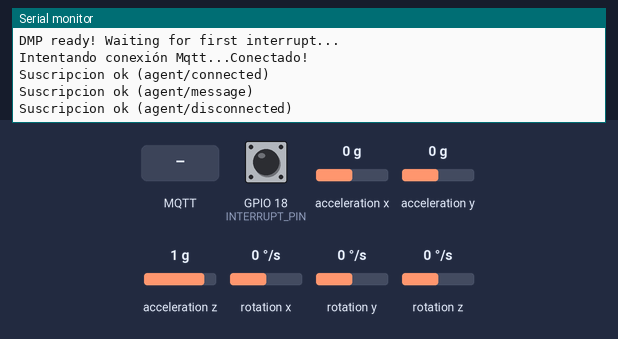
A sketch run on a simulated ESP32. Shown: the last lines printed to the serial monitor. The test bench sets the inputs (shaded band); at power-on: GPIO 18 (INTERRUPT_PIN) LOW, acceleration x 0 g, acceleration y 0 g, acceleration z 1 g, rotation x 0 °/s, rotation y 0 °/s, rotation z 0 °/s. WiFi joins after 1.5 s; servers stay silent unless stated; the sensor or clock chip raises its interrupt line as the real part does; no MQTT or app messages arrive unless stated.

Above: at 3.2 s.
3.3 s: MQTT message "isca1999" arrives on the first subscribed topic
At 4.3 s:
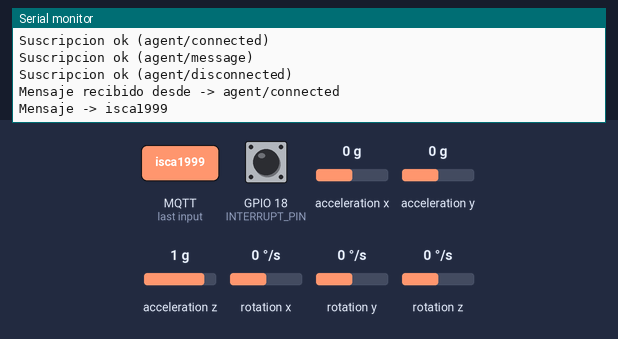
4.8 s: MQTT message "1" arrives on the first subscribed topic
At 5.3 s:
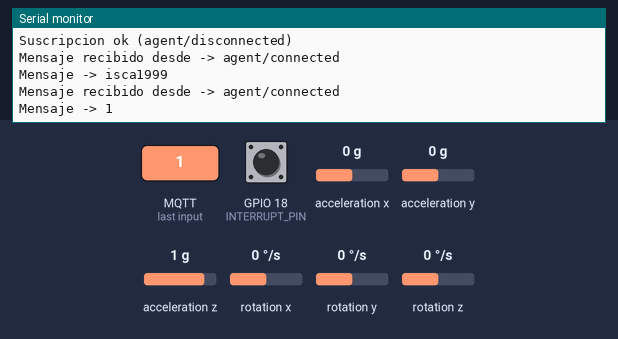
6.3 s: MQTT message "on" arrives on the first subscribed topic
At 7.5 s:
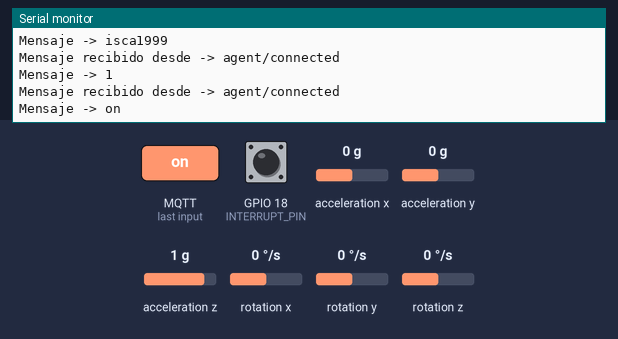
7.8 s: MQTT message "off" arrives on the first subscribed topic
At 8.5 s:
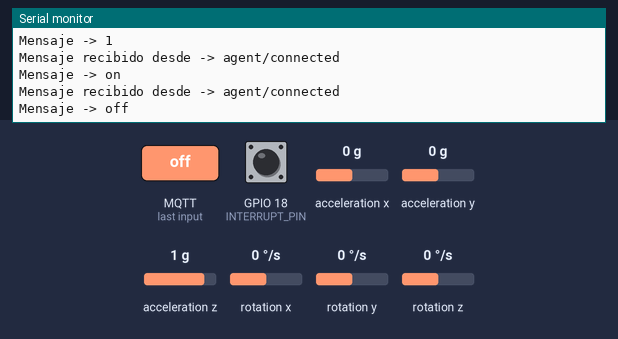
9.3 s: MQTT message "isca1999" arrives on the second subscribed topic
At 10.5 s:
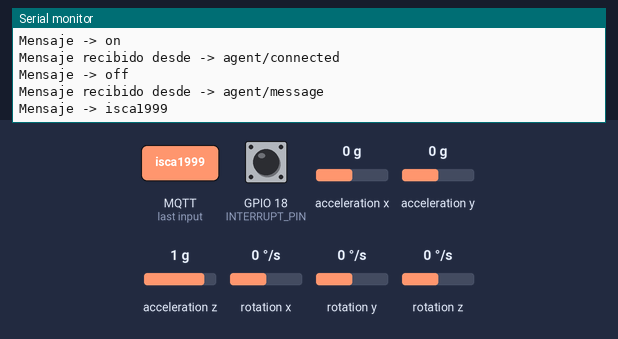
10.8 s: MQTT message "isca1999" arrives on the third subscribed topic
At 11.7 s:
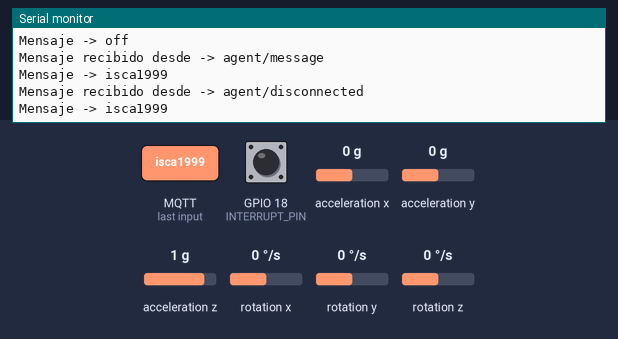

Measured:
- after the input at 3.3 s, the serial monitor: prints a new line at once (image 1)
- after the input at 4.8 s, the serial monitor: prints a new line at once (image 2)
- after the input at 6.3 s, the serial monitor: prints a new line at once (image 3)
- after the input at 7.8 s, the serial monitor: prints a new line at once (image 4)
- after the input at 9.3 s, the serial monitor: prints a new line at once (image 5)
- after the input at 10.8 s, the serial monitor: prints a new line at once (image 6)

The sketch:

DMP-MQTT.ino
```cpp
// CONEXIONES ESP32
// GND - GND
// VCC - VCC
// SDA - 21
// SCL - 22
// INT - 18

// CONEXIONES ARDUINO NANO
// GND - GND
// VCC - VCC
// SDA - Pin A4
// SCL - Pin A5
// INT - Pin 2

#include <Arduino.h>
#include <WiFiManager.h>
#include <WiFi.h>
#include <Adafruit_MPU6050.h>
#include <Adafruit_Sensor.h>
#include <ArduinoJson.h>
#include <PubSubClient.h>

#include "I2Cdev.h"
#include "MPU6050_6Axis_MotionApps20.h"
#if I2CDEV_IMPLEMENTATION == I2CDEV_ARDUINO_WIRE
#include "Wire.h"
#endif

// class default I2C address is 0x68
// specific I2C addresses may be passed as a parameter here
// AD0 low = 0x68
// AD0 high = 0x69
MPU6050 mpu;
//MPU6050 mpu(0x69); // <-- use for AD0 high

#define INTERRUPT_PIN 18

// MPU control/status vars
bool dmpReady = false;  // set true if DMP init was successful
uint8_t mpuIntStatus;   // holds actual interrupt status byte from MPU
uint8_t devStatus;      // return status after each device operation (0 = success, !0 = error)
uint16_t packetSize;    // expected DMP packet size (default is 42 bytes)
uint16_t fifoCount;     // count of all bytes currently in FIFO
uint8_t fifoBuffer[64]; // FIFO storage buffer

Quaternion q;           // [w, x, y, z]
VectorInt16 aa;         // [x, y, z]
VectorInt16 aaReal;     // [x, y, z]
VectorInt16 aaWorld;    // [x, y, z]
VectorFloat gravity;    // [x, y, z]
float ypr[3];           // [yaw, pitch, roll]

volatile bool mpuInterrupt = false;
void dmpDataReady() {
  mpuInterrupt = true;
}

/**********************************************************
*****              CONFIGURACIÓN WIFI              *****
***********************************************************/
//const char* ssid = "PUNTONET_ANDREA";
//const char* password = "isca1999";
//const char* ssid = "fg5df";
//const char* password = "a0b9c8d7e6f5";
/**********************************************************
*****              CONFIGURACIÓN MQTT              *****
***********************************************************/
// HOST MQTT
const char* mqtt_server = "api.fisio-move.xyz";
// PORT MQTT
const int mqtt_port = 1883;

String agentId = "451d0804-6524-4e97-af5d-1ec91673c488";

// PubSubClient
WiFiClient espClient;
PubSubClient client(espClient);
void callback(char* topic, byte* payload, unsigned int length);
void reconnect();
void setup_wifi();

void setup() {
  // join I2C bus (I2Cdev library doesn't do this automatically)
#if I2CDEV_IMPLEMENTATION == I2CDEV_ARDUINO_WIRE
  Wire.begin();
  Wire.setClock(400000); // 400kHz I2C clock. Comment this line if having compilation difficulties
#elif I2CDEV_IMPLEMENTATION == I2CDEV_BUILTIN_FASTWIRE
  Fastwire::setup(400, true);
#endif

  Serial.begin(115200);
  setup_wifi();
  client.setBufferSize(2048);
  client.setServer(mqtt_server, mqtt_port);
  client.setCallback(callback);

  // Iniciar MPU6050
  Serial.println(F("Initializing I2C devices..."));
  mpu.initialize();
  pinMode(INTERRUPT_PIN, INPUT);

  // Comprobar  conexion
  Serial.println(F("Testing device connections..."));
  Serial.println(mpu.testConnection() ? F("MPU6050 connection successful") : F("MPU6050 connection failed"));

  // Iniciar DMP
  Serial.println(F("Initializing DMP..."));
  devStatus = mpu.dmpInitialize();

  // Valores de calibracion
  mpu.setXGyroOffset(34);
  mpu.setYGyroOffset(-39);
  mpu.setZGyroOffset(82);
  mpu.setZAccelOffset(1245);

  // Activar DMP
  if (devStatus == 0) {
    Serial.println(F("Enabling DMP..."));
    mpu.setDMPEnabled(true);

    // Activar interrupcion
    attachInterrupt(digitalPinToInterrupt(INTERRUPT_PIN), dmpDataReady, RISING);
    mpuIntStatus = mpu.getIntStatus();

    Serial.println(F("DMP ready! Waiting for first interrupt..."));
    dmpReady = true;

    // get expected DMP packet size for later comparison
    packetSize = mpu.dmpGetFIFOPacketSize();
  } else {
    // ERROR!
    // 1 = initial memory load failed
    // 2 = DMP configuration updates failed
    // (if it's going to break, usually the code will be 1)
    Serial.print(F("DMP Initialization failed (code "));
    Serial.print(devStatus);
    Serial.println(F(")"));
  }
}

void setup_wifi() {
  /*delay(10);
  // Nos conectamos a nuestra red Wifi
  Serial.println();
  Serial.print("Conectando a ssid: ");
  Serial.println(ssid);

  WiFi.begin(ssid, password);

  while (WiFi.status() != WL_CONNECTED) {
    delay(500);
    Serial.print(".");
  }

  Serial.println("");
  Serial.println("Conectado a red WiFi!");
  Serial.println("Dirección IP: ");
  Serial.println(WiFi.localIP());*/

  WiFi.mode(WIFI_STA);
  WiFiManager wm;
  wm.setClass("invert");
  bool res;
  res = wm.autoConnect("MOVE");

  if(!res){
    Serial.println("Falló la conexión WiFi");
  }else{
    Serial.println("Conexión WiFi establecida");
  }
}

void reconnect() {

  while (!client.connected()) {
    Serial.print("Intentando conexión Mqtt...");
    // Intentamos conectar
    if (client.connect(agentId.c_str())) {
      Serial.println("Conectado!");
      // Nos suscribimos
      if (client.subscribe("agent/connected")) {
        Serial.println("Suscripcion ok (agent/connected)");
      } else {
        Serial.println("fallo Suscripciión (agent/connected)");
      }

      if (client.subscribe("agent/message")) {
        Serial.println("Suscripcion ok (agent/message)");
      } else {
        Serial.println("fallo Suscripciión (agent/message)");
      }

      if (client.subscribe("agent/disconnected")) {
        Serial.println("Suscripcion ok (agent/disconnected)");
      } else {
        Serial.println("fallo Suscripciión (agent/disconnected)");
      }
    } else {
      Serial.print("falló :( con error -> ");
      Serial.print(client.state());
      Serial.println(" Intentamos de nuevo en 5 segundos");
      delay(5000);
    }
  }
}

void callback(char* topic, byte* payload, unsigned int length) {
  String incoming = "";
  Serial.print("Mensaje recibido desde -> ");
  Serial.print(topic);
  Serial.println("");
  for (int i = 0; i < length; i++) {
    incoming += (char)payload[i];
  }
  incoming.trim();
  Serial.println("Mensaje -> " + incoming);

}

void loop() {

  // Si fallo al iniciar, parar programa
  if (!dmpReady) return;

  // Ejecutar mientras no hay interrupcion
  while (!mpuInterrupt && fifoCount < packetSize) {

  }

  mpuInterrupt = false;
  mpuIntStatus = mpu.getIntStatus();

  // Obtener datos del FIFO
  fifoCount = mpu.getFIFOCount();

  // Controlar overflow
  if ((mpuIntStatus & 0x10) || fifoCount == 1024) {
    mpu.resetFIFO();
  }
  else if (mpuIntStatus & 0x02) {
    // wait for correct available data length, should be a VERY short wait
    while (fifoCount < packetSize) fifoCount = mpu.getFIFOCount();

    // read a packet from FIFO
    mpu.getFIFOBytes(fifoBuffer, packetSize);

    // track FIFO count here in case there is > 1 packet available
    // (this lets us immediately read more without waiting for an interrupt)
    fifoCount -= packetSize;

  }

  /**********************************************************
  *****              CONFIGURACIÓN JSON              *****
  ***********************************************************/
  DynamicJsonDocument JSONMessage(2048);
  StaticJsonDocument<512> X;
  StaticJsonDocument<512> Y;
  JsonObject agent = JSONMessage.createNestedObject("agent");
  JsonArray metrics = JSONMessage.createNestedArray("metrics");

  agent["username"] = "disp1";
  agent["name"] = "disp1";
  agent["pid"] = "000000";
  agent["uuid"] = agentId;
  agent["hostname"] = "disp1";

  if (!client.connected()) {
    reconnect();
  }

  if (client.connected()) {
    mpu.dmpGetQuaternion(&q, fifoBuffer);
    mpu.dmpGetGravity(&gravity, &q);
    mpu.dmpGetYawPitchRoll(ypr, &q, &gravity);

    X["type"] = "X";
    Y["type"] = "Y";
    // MOVIMIENTO HORIZONTAL
    X["value"] = (ypr[0] * 180 / M_PI);
    // MOVIMIENTO VERTICAL
    Y["value"] = (ypr[2] * 180 / M_PI);

    metrics.add(X);
    metrics.add(Y);

    char buffer[2048];
    size_t n = serializeJson(JSONMessage, buffer);

    client.publish("agent/message", buffer, n);

    delay(40);
  }
  client.loop();

}
```
